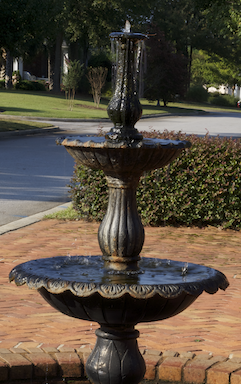
%> input picture toolbox/rorden/photo.png, 241 x 384 px
$ octave --eval "bmp_scramble;"   (GNU Octave 9; MATLAB toolbox functions it lacks are replaced by stand-ins)
%> lines starting %> are read from the running program, lines starting %| are printed output that depends on the picture
function bmp_scramble (Filename);
%Creates phase spectrum scrambling bitmap with 's' prefix
%  Filename: name of bitmap [optional]
%Example
% bmp_scramble('dog.png');
%Adds a user interface wrapper for Nicolaas Prins' code
% http://visionscience.com/pipermail/visionlist/2007/002181.html
%modified by Chris Rorden so image processing toolbox is not required

if (nargin < 1)
   [files,pth] = uigetfile({'*.bmp;*.jpg;*.png;*.tiff;';'*.*'},'Select the Image[s]', 'MultiSelect', 'on');
%> the answer given: photo.png
   files = cellstr(files); %make cellstr regardless of whether user selects single or multiple images
else
    [pth,nam, ext] = fileparts(Filename);
    files = cellstr([nam, ext]);
end;

%if (license('checkout', 'signal_toolbox')) == 0
%    error('bmp_scramble error: You will need the image processing toolbox!')
%end;

for i=1:size(files,2)
    nam = strvcat(deblank(files(:,i)));
    Inname = fullfile(pth, [nam]);
    Outname = fullfile(pth, ['s' nam ]);
    %Im =  mat2gray(double(imread(Inname)));% <- requires signal processing
    Im = Imread_mat2gray_sub(Inname);
%> the loop in Imread_mat2gray_sub, `for layer = 1:n` made 3 passes
%> scale on passes 1 to 3: 0.00392, 0.00403, 0.00418
    tic;
    %rand('twister',76599) % <- set random seed to replicate results
    ImSize = size(Im);
%> ImSize = [384 241 3]
    RandomPhase = angle(fft2(rand(ImSize(1), ImSize(2))));
    %determine layers: grayscale =1, red/green/blue =3
    if length(ImSize) == 2
        n = 1; %only one layer - e.g. grayscale image
    else
        n = ImSize(3); %multiple layers, e.g. color image
%> n = 3
    end;
    %generate random phase structure
    for layer = 1:n
        ImFourier(:,:,layer) = fft2(Im(:,:,layer));
        %Fast-Fourier transform
        Amp(:,:,layer) = abs(ImFourier(:,:,layer));
        %amplitude spectrum
        Phase(:,:,layer) = angle(ImFourier(:,:,layer));
        %phase spectrum
        Phase(:,:,layer) = Phase(:,:,layer) + RandomPhase;
        %add random phase to original phase
        ImScrambled(:,:,layer) = ifft2(Amp(:,:,layer).*exp(sqrt(-1)*(Phase(:,:,layer))));
        %combine Amp and Phase then perform inverse Fourier
    end
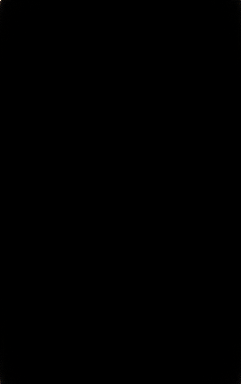
%> Amp: size 384x241x3 double; mean R, G, B 24, 22.6, 20.4; drawn with min black and max white
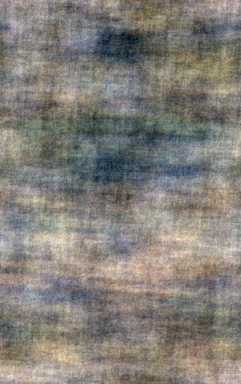
%> ImScrambled: size 384x241x3 double; mean R, G, B 0.348, 0.316, 0.267; mean of the top-left, top-right, bottom-left and bottom-right quarters 0.245, 0.2, 0.406, 0.389; drawn with min black and max white
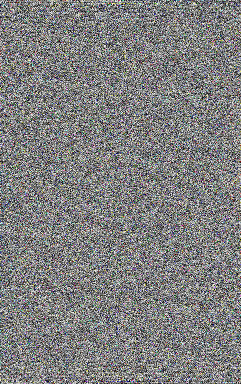
%> Phase: size 384x241x3 double; mean R, G, B 3.39e-05, 3.39e-05, 3.39e-05; drawn with min black and max white
    ImScrambled = real(ImScrambled); %get rid of imaginary part in image (due to rounding error)
    toc
    imwrite(ImScrambled,Outname);
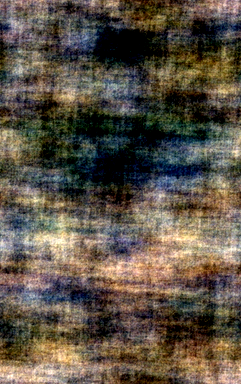
%> saved as sphoto.png: size 384x241x3 uint8; mean R, G, B 92, 82.3, 69.8
    %imshow(ImScrambled) %display result: requires image processing toolbox
    clear Amp Phase Im ImFourier ImScrambled %free these incase subsequent images have different sizes
end;

function [result] = Imread_mat2gray_sub(filename);
%this subfunction simulates
%  result =  mat2gray(double(imread(Inname)));
%without requiring the image processing toolbox
    Im =  (double(imread(filename)));
    ImSize = size(Im);
    if length(ImSize) == 2
        n = 1; %only one layer - e.g. grayscale image
    else
        n = ImSize(3); %multiple layers, e.g. color image
    end;
    for layer = 1:n
        %the following code replicates Matlab
        % fit range so min..max is scaled to min/max..1
        scale = 1/max(max(Im(:,:,layer)));
        result(:,:,layer)= Im(:,:,layer).*scale;
        %next lines normalize values
        % so min..max are scaled to 0..1
        %mn = min(min(Im(:,:,layer))); %minumum
        %scale = 1/max(max(Im(:,:,layer))) - mn; % 1/range
        %result(:,:,layer)= (Im(:,:,layer)-mn).*scale;
    end;
%end Imread_mat2gray_sub

$ run again, on toolbox/rorden/pepper.jpg
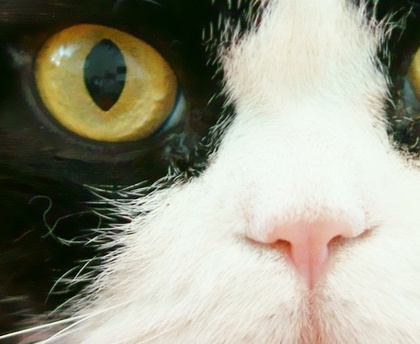
%> input picture toolbox/rorden/pepper.jpg, 420 x 344 px, shrunk from 940 x 769 before the run
%> the loop in Imread_mat2gray_sub, `for layer = 1:n` made 3 passes
%> scale on passes 1 to 3: 0.00392, 0.00394, 0.00405
%> after the loop in bmp_scramble, `for layer = 1:n`:
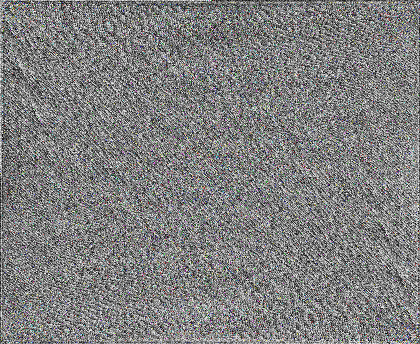
%> Phase: size 344x420x3 double; mean R, G, B 6.52e-05, 8.7e-05, 8.7e-05; drawn with min black and max white
%> in bmp_scramble, `imwrite(ImScrambled,Outname);`:
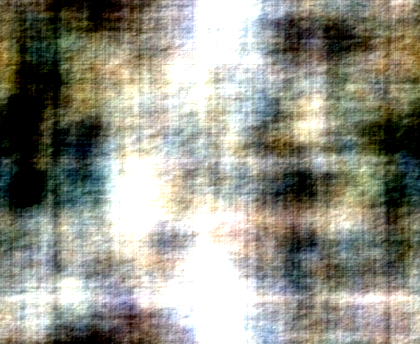
%> saved as spepper.jpg: size 344x420x3 uint8; mean R, G, B 147, 146.7, 135.8
